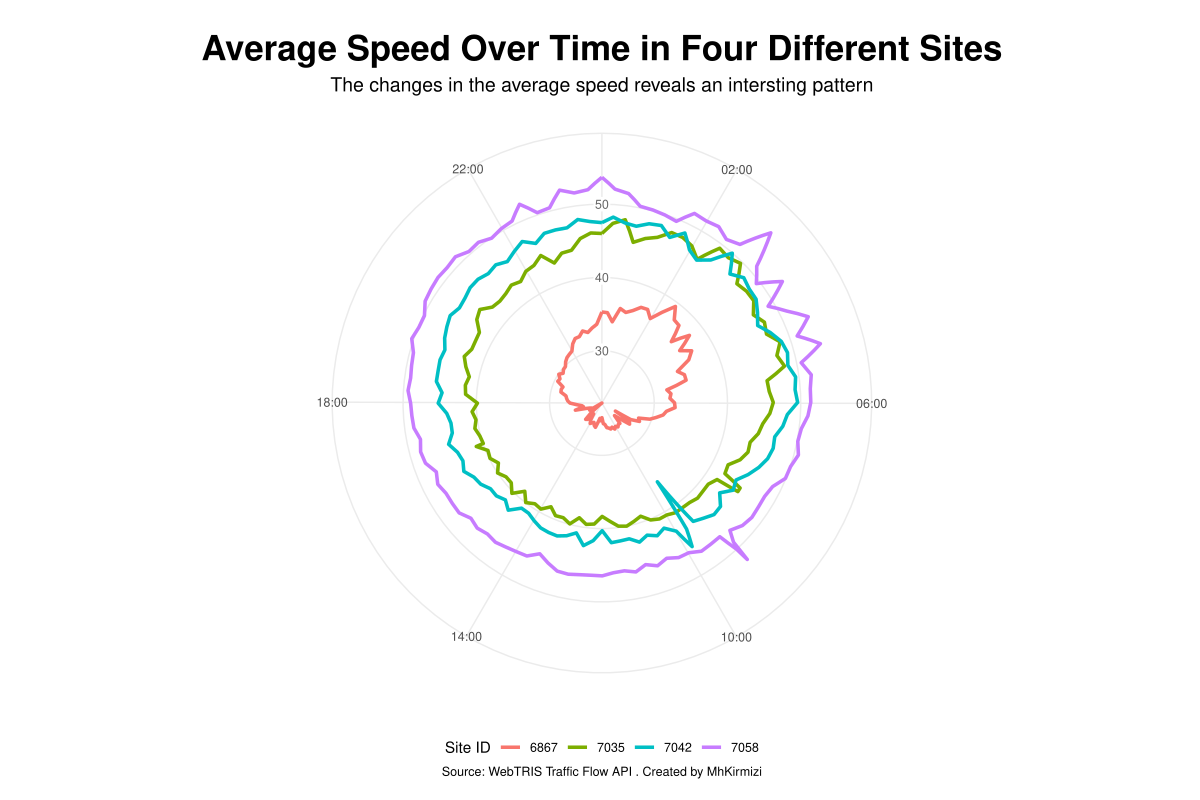

Reproduce this figure in R.
library(tidyverse)
library(ggtext)
A64_traffic <- readr::read_csv('https://raw.githubusercontent.com/rfordatascience/tidytuesday/main/data/2024/2024-12-03/A64_traffic.csv')

data <- A64_traffic |> 
  drop_na() |> 
  group_by(SiteId, `Time Period Ending`) |> 
  summarise(avg_vehicle = mean(`Total Volume`),
            avg_speed = mean(`Avg mph`),
            .groups = "drop") |> 
  mutate(
    `Time Period Ending` = hms::as_hms(`Time Period Ending`), # Ensure it's time format
    time_numeric = as.numeric(`Time Period Ending`)           # Convert to numeric for polar plotting
  )


midnight_data <- data.frame(
  `Time Period Ending` = rep(hms::hms(seconds = 0), 4),  # Midnight (00:00)
  time_numeric = 0,  # Midnight in seconds
  avg_speed = c(35.28571,46.00000, 47.48000, 53.66667),  # Example average speeds for four sites
  SiteId = c(6867, 7035, 7042, 7058)  # Site IDs for four sites
)

bind_rows(midnight_data, data) -> data

p <- ggplot(data, aes(x = time_numeric, 
                 y = avg_speed, 
                 colour = as.factor(SiteId), 
                 group = SiteId)) +
  geom_path(size = 1.2) +
  annotate("label", x = 0.5, y = seq(30, 50, 10), 
           label = seq(30, 50, 10), size = 3, ,
           color = "grey40", label.padding = unit(0.1, "lines"), label.size = 0) +
  scale_x_continuous(
    breaks = c(0, seq(7200, 86400, by = 14400)),  # Include 0 for midnight (00:00) and 2-hour intervals
    labels = function(x) {
      sapply(x, function(t) {
        if (t == 0) "" else sprintf("%02d:%02d", t %/% 3600, (t %% 3600) %/% 60)  # Skip midnight label
      })
    },
    expand = c(0, 0)  # No padding around the x-axis
  ) +
  coord_polar(theta = "x") +  
  labs(x = "The time of day", 
       y = "Average Speed (mph)", 
       colour = "Site ID", 
       title = "Average Speed Over Time in Four Different Sites", 
       subtitle = "The changes in the average speed reveals an intersting pattern", 
       caption = "Source: WebTRIS Traffic Flow API . Created by MhKirmizi") +
  theme_minimal() +
  theme(
    plot.title = element_markdown(hjust = 0.5, face = "bold", size = 25, margin = margin(20, 0, 7, 0)),
    plot.subtitle = element_markdown(hjust = 0.5, size = 14, lineheight = 1.4), 
    plot.caption = element_text(hjust = 0.5, margin = margin(0, 0, 10, 0)),
    legend.position = "bottom", 
    axis.text.y = element_blank(),
    axis.title = element_blank(),
    panel.grid.minor.x = element_blank(),
  ) 
  
ggsave("summary_car.pdf", plot = p, width = 12, height = 8)
